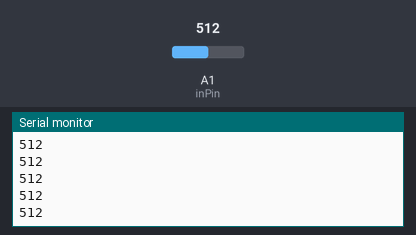
This sketch was run on a simulated Arduino Uno, built with avr-gcc and run on an emulated ATmega328P. Parts: the last lines printed to the serial monitor. The inputs (shaded band) are chosen by the test bench; at power-on: A1 (inPin) = 512. No radio packets arrive unless stated.

Above: at 2.5 s.
2.6 s: A1 (inPin) set to 490
At 2.8 s:
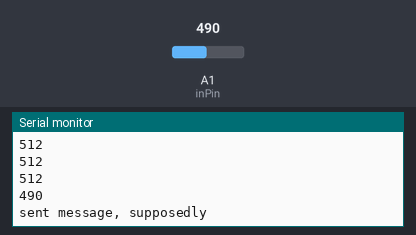
4.1 s: A1 (inPin) set to 510
At 4.26 s:
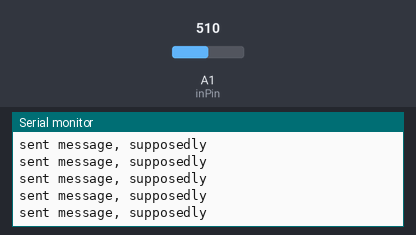
Timing chart, 0 to 7.1 s (numbered marks = the images above; inputs shaded):
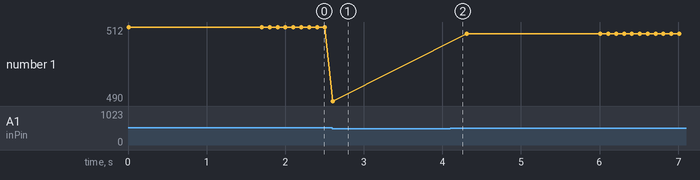

The sketch:

transmitW1.ino
```cpp
// (licence header left out)
#include <VirtualWire.h>

const char *msg1 = "W1,1";
const char *msg2 = "W1,0";
int inPin = A1;
int analogVal = 0;
int delayTime = 100;
int state = 0;
int loopCount = 10;
void setup()
{
    Serial.begin(9600);	  // Debugging only
    Serial.println("setup");

    analogReference(DEFAULT);
    // Initialise the IO and ISR
    vw_set_ptt_inverted(true); // Required for DR3100
    vw_setup(2000);	 // Bits per sec

    state = 0;
}

void loop()
{
    analogVal = analogRead(inPin);
    Serial.println(analogVal,DEC);
    if (analogVal > 500 && state == 0) //state change to occupied
    {
      state = 1;
      for (int i = 0; i < loopCount; i++)
      {
        digitalWrite(13, true); // Flash a light to show transmitting
        vw_send((uint8_t *)msg1, strlen(msg1));
        vw_wait_tx(); // Wait until the whole message is gone
        Serial.println("sent message, supposedly");
        digitalWrite(13, false);
        delay(delayTime);
      }
    }
    if (analogVal < 500 && state == 1) // state change to unoccupied
    {
      state = 0;
      for (int i = 0; i < loopCount; i++)
      {
        digitalWrite(13, true); // Flash a light to show transmitting
        vw_send((uint8_t *)msg2, strlen(msg2));
        vw_wait_tx(); // Wait until the whole message is gone
        Serial.println("sent message, supposedly");
        digitalWrite(13, false);
        delay(delayTime);
      }
    }
  /*  else
    {
      digitalWrite(13, true); // Flash a light to show transmitting
      vw_send((uint8_t *)msg2, strlen(msg2));
      vw_wait_tx(); // Wait until the whole message is gone
      digitalWrite(13, false);
      delay(200);
    }
    */
    delay(delayTime);
}
```

Measured:
- after the input at 2.6 s, the serial monitor: prints a new line at once (image 1)
- plotted number 1: 512 → 490 after the input at 2.6 s, 490 → 510 after the input at 4.1 s
